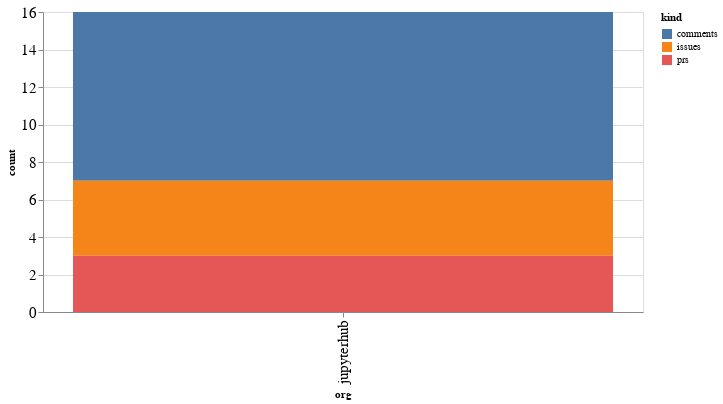

Source (notebook cell):
### Code cell
alt.Chart(org_summaries, width=600).mark_bar().encode(
    x='org',
    y='count',
    color='kind',
    tooltip="org"
)

### Figure 1 — Vega-Lite specification as saved in the notebook (floating-point values rounded to 4 significant figures)
{"config": {"axisLeft": {"labelFontSize": 15}, "axisBottom": {"labelFontSize": 15}}, "data": {"name": "data-ab6ece3f7cf597f0ff4e3195c117487b"}, "mark": "bar", "encoding": {"color": {"type": "nominal", "field": "kind"}, "tooltip": {"type": "nominal", "field": "org"}, "x": {"type": "nominal", "field": "org"}, "y": {"type": "quantitative", "field": "count"}}, "width": 600, "$schema": "https://vega.github.io/schema/vega-lite/v4.8.1.json", "datasets": {"data-ab6ece3f7cf597f0ff4e3195c117487b": [{"org": "jupyterhub", "kind": "comments", "count": 9}, {"org": "jupyterhub", "kind": "issues", "count": 4}, {"org": "jupyterhub", "kind": "prs", "count": 3}]}}
